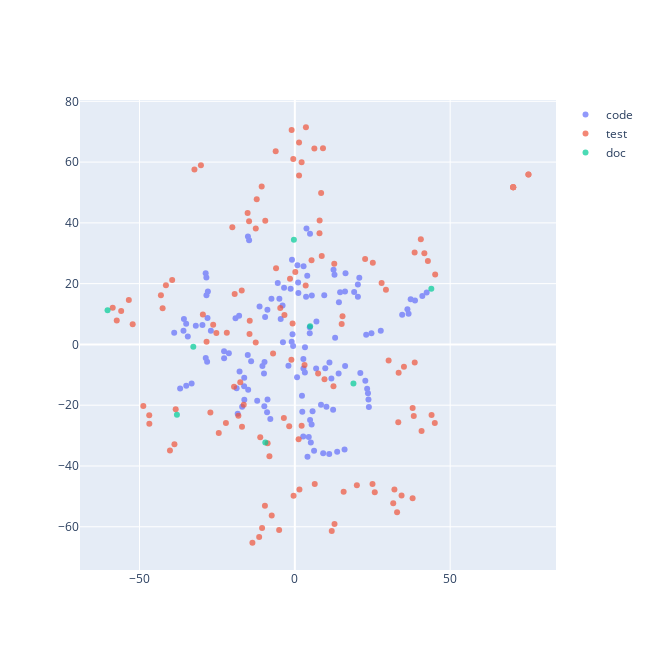

Source (notebook cell):
### Code cell
import plotly.express as px
import plotly.graph_objects as go
from sklearn.manifold import TSNE
import numpy as np

tsne_model = TSNE(
    n_components = 2,
    perplexity = 5,
    random_state = 42,
    init = "pca",
    learning_rate = "auto",
    # metric = "cosine"
)

code_emb_arr = np.array(dubbo_code_df["angle_code_vec"].to_list())
test_emb_arr = np.array(dubbo_test_df["angle_test_vec"].to_list())
doc_emb_arr = np.array(dubbo_doc_df["angle_doc_vec"].to_list())

code_tsne_embeddings = tsne_model.fit_transform(code_emb_arr)
test_tsne_embeddings = tsne_model.fit_transform(test_emb_arr)
doc_tsne_embeddings = tsne_model.fit_transform(doc_emb_arr)

angle_code_data = pd.DataFrame(
    {'x': code_tsne_embeddings[:, 0],
     'y': code_tsne_embeddings[:, 1]}
)

angle_test_data = pd.DataFrame(
    {'x': test_tsne_embeddings[:, 0],
     'y': test_tsne_embeddings[:, 1]}
)

angle_doc_data = pd.DataFrame(
    {'x': doc_tsne_embeddings[:, 0],
     'y': doc_tsne_embeddings[:, 1]}
)

dfs = {
    "code": angle_code_data,
    "test": angle_test_data,
    "doc": angle_doc_data
}

id_list = [dubbo_code_df['concept'].tolist(),
           dubbo_test_df['concept'].tolist(),
           dubbo_doc_df['concept'].tolist()]

fig = go.Figure()

for i, df in enumerate(dfs):
    fig = fig.add_trace(
        go.Scatter(
        x = dfs[df]['x'],
        y = dfs[df]['y'],
        name = df,
        text = id_list[i],
        showlegend = True,
        mode = 'markers',
        opacity = 0.7)
    )

fig.update_layout(
    width = 650,
    height = 650
)

fig.show()

### Figure 1 — Plotly figure (JSON) as saved in the notebook; plotly's stock layout.template omitted (floating-point values rounded to 4 significant figures)
{"data": [{"mode": "markers", "name": "code", "opacity": 0.7, "showlegend": true, "text": ["['merger', 'model', 'scope', 'aware', 'end', 'error', 'mergeable', 'map', 'match', 'concurrent']", "['match', 'value', 'bool', 'exact', 'weight', 'result', 'destination', 'traffic', 'policy', 'subset']", "['rule', 'mesh', 'listener', 'app', 'merger', 'map', 'merge', 'item', 'array', 'error']", "['rule', 'key', 'invoker', 'node', 'router', 'destination', 'service', 'map', 'virtual', 'output']", "['url', 'invoker', 'invocation', 'configurator', 'load', 'balance', 'spec', 'item', 'service', 'select']", "['map', 'match', 'invoker', 'destination', 'invocation', 'route', 'group', 'tag', 'context', 'rule']", "['router', 'url', 'state', 'invoker', 'bit', 'invocation', 'factory', 'snapshot', 'chain', 'rule']", "['bit', 'model', 'address', 'application', 'enable', 'service', 'iterator', 'key', 'hash', 'add']", "['invoker', 'cluster', 'invocation', 'directory', 'filter', 'url', 'rpc', 'chain', 'result', 'invoke']", "['map', 'extension', 'loader', 'property', 'msg', 'throwable', 'error', 'dynamic', 'aware', 'info']", "['model', 'method', 'scope', 'map', 'application', 'desc', 'parameter', 'framework', 'property', 'prefix']", "['thread', 'map', 'pool', 'qos', 'message', 'stream', 'listener', 'directory', 'watch', 'generic']", "['address', 'level', 'host', 'port', 'status', 'protocol', 'url', 'username', 'disposable', 'adapter']", "['integer', 'converter', 'path', 'stream', 'key', 'timeout', 'client', 'server', 'model', 'cert']", "['map', 'param', 'builder', 'bean', 'value', 'definition', 'parameter', 'key', 'method', 'url']", "['thread', 'registry', 'module', 'map', 'local', 'internal', 'reference', 'metadata', 'runnable', 'integer']", "['service', 'url', 'key', 'parameter', 'executor', 'model', 'method', 'value', 'map', 'protocol']", "['loader', 'java', 'descriptor', 'str', 'method', 'map', 'pattern', 'array', 'lock', 'value']", "['invocation', 'invoker', 'attachment', 'argument', 'method', 'rpc', 'map', 'type', 'key', 'parameter']", "['command', 'monitor', 'filter', 'context', 'input', 'configurator', 'servlet', 'merger', 'codec', 'telnet']", "['url', 'listener', 'registry', 'notify', 'factory', 'cache', 'register', 'subscribe', 'failback', 'compatible']", "['page', 'handler', 'service', 'servlet', 'http', 'request', 'model', 'response', 'writer', 'compatible']", "['rpc', 'address', 'context', 'remote', 'channel', 'message', 'local', 'socket', 'inet', 'throwable']", "['listener', 'notify', 'navigation', 'page', 'title', 'compatible', 'balance', 'application', 'load', 'url']", "['parameter', 'url', 'key', 'value', 'method', 'map', 'protocol', 'add', 'port', 'host']", "['future', 'response', 'unit', 'throwable', 'timeout', 'adapter', 'interrupt', 'execution', 'callback', 'completable']", "['application', 'model', 'module', 'context', 'event', 'service', 'bootstrap', 'state', 'aware', 'error']", "['builder', 'consumer', 'protocol', 'service', 'method', 'registry', 'integer', 'module', 'reference', 'bootstrap']", "['bean', 'definition', 'service', 'registry', 'context', 'factory', 'environment', 'init', 'spring', 'annotation']", "['builder', 'application', 'integer', 'provider', 'status', 'thread', 'registry', 'port', 'probe', 'qos']", "['bean', 'metadata', 'annotation', 'annotate', 'method', 'element', 'field', 'inject', 'service', 'property']", "['reference', 'bean', 'map', 'context', 'definition', 'parser', 'key', 'cache', 'element', 'application']", "['registry', 'property', 'center', 'value', 'metadata', 'report', 'validate', 'url', 'reference', 'application']", "['dynamic', 'factory', 'url', 'zookeeper', 'application', 'model', 'create', 'transporter', 'nacos', 'apollo']", "['nacos', 'listener', 'group', 'key', 'service', 'property', 'url', 'timeout', 'map', 'publish']", "['listener', 'key', 'path', 'group', 'apollo', 'zookeeper', 'change', 'dynamic', 'remove', 'cache']", "['apollo', 'listener', 'key', 'change', 'group', 'url', 'property', 'application', 'aware', 'dynamic']", "['nacos', 'service', 'group', 'content', 'listener', 'symbol', 'publish', 'cas', 'timeout', 'innerclass']", "['listener', 'key', 'property', 'url', 'nacos', 'group', 'change', 'service', 'timeout', 'apollo']", "['container', 'spring', 'error', 'extension', 'aware', 'lock', 'loader', 'classpath', 'context', 'condition']", "['container', 'error', 'spring', 'aware', 'loader', 'lock', 'reentrant', 'context', 'extension', 'classpath']", "['container', 'loader', 'lock', 'extension', 'aware', 'error', 'key', 'reentrant', 'condition', 'hook']", "['extension', 'lock', 'loader', 'condition', 'error', 'aware', 'reentrant', 'key', 'container', 'shutdown']", "['spring', 'context', 'aware', 'error', 'container', 'xml', 'application', 'path', 'classpath', 'extension']", "['method', 'parameter', 'validator', 'clazz', 'value', 'pool', 'validate', 'error', 'violation', 'aware']", "['validator', 'url', 'validation', 'create', 'map', 'concurrent', 'hash', 'lru', 'lfu', 'cache']", "['expire', 'time', 'map', 'live', 'interval', 'expiration', 'key', 'thread', 'value', 'access']", "['cache', 'url', 'factory', 'value', 'key', 'create', 'store', 'put', 'map', 'local']", "['invocation', 'validation', 'invoker', 'filter', 'result', 'rpc', 'invoke', 'uid', 'wrapper', 'present']", "['service', 'map', 'instance', 'listener', 'app', 'hash', 'concurrent', 'endpoint', 'kubernetes', 'pod']", "['client', 'proxy', 'cert', 'key', 'timeout', 'https', 'watch', 'interval', 'username', 'password']", "['url', 'listener', 'registry', 'kubernetes', 'mesh', 'env', 'factory', 'create', 'discovery', 'service']", "['service', 'map', 'param', 'key', 'url', 'definition', 'info', 'protocol', 'metadata', 'processing']", "['metadata', 'report', 'factory', 'url', 'key', 'map', 'rest', 'storage', 'service', 'create']", "['service', 'method', 'rest', 'metadata', 'map', 'application', 'model', 'mapping', 'resolve', 'url']", "['annotation', 'parameter', 'value', 'map', 'processor', 'method', 'listener', 'request', 'header', 'mapping']", "['method', 'map', 'integer', 'definition', 'builder', 'request', 'body', 'prioritize', 'generate', 'metadata']", "['cache', 'manager', 'util', 'store', 'service', 'executor', 'map', 'error', 'aware', 'size']", "['element', 'service', 'process', 'environment', 'processing', 'method', 'env', 'rest', 'annotation', 'metadata']", "['model', 'processor', 'annotation', 'parameter', 'param', 'element', 'application', 'executable', 'comparator', 'initialize']", "['metadata', 'identifier', 'service', 'url', 'key', 'listener', 'subscriber', 'report', 'group', 'store']", "['metric', 'map', 'method', 'atomic', 'invocation', 'stat', 'application', 'supplier', 'description', 'handler']", "['pool', 'thread', 'registry', 'executor', 'meter', 'application', 'empty', 'metric', 'size', 'destroy']", "['invocation', 'metric', 'application', 'invoker', 'model', 'category', 'map', 'observation', 'tag', 'value']", "['context', 'key', 'observation', 'convention', 'value', 'client', 'server', 'remote', 'low', 'cardinality']", "['concurrent', 'map', 'metric', 'time', 'window', 'hash', 'method', 'event', 'counter', 'request']", "['invocation', 'invoker', 'observation', 'model', 'filter', 'application', 'result', 'response', 'convention', 'registry']", "['metric', 'invocation', 'event', 'application', 'collector', 'request', 'collect', 'listener', 'execute', 'thread']", "['reporter', 'metric', 'application', 'model', 'factory', 'url', 'prometheus', 'create', 'exporter', 'service']", "['category', 'metric', 'tag', 'map', 'entity', 'sample', 'service', 'value', 'application', 'model']", "['invocation', 'invoker', 'monitor', 'result', 'factory', 'error', 'filter', 'host', 'concurrent', 'remote']", "['monitor', 'url', 'service', 'factory', 'statistic', 'protocol', 'proxy', 'invoker', 'method', 'client']", "['monitor', 'url', 'factory', 'map', 'executor', 'future', 'lock', 'hash', 'reentrant', 'concurrent']", "['monitor', 'service', 'constant', 'factory', 'metric', 'url', 'filter', 'detector', 'invoker', 'builtin']", "['metric', 'invocation', 'invoker', 'model', 'extension', 'accessor', 'application', 'result', 'aware', 'service']", "['max', 'concurrent', 'output', 'input', 'elapse', 'success', 'failure', 'item', 'statistic', 'invoker']", "['service', 'monitor', 'detector', 'metric', 'builtin', 'node', 'application', 'aware', 'model', 'url']", "['framework', 'model', 'serialize', 'probe', 'status', 'allow', 'readiness', 'util', 'notify', 'deployer']", "['command', 'context', 'http', 'aware', 'error', 'execute', 'node', 'executor', 'request', 'channel']", "['key', 'method', 'telnet', 'access', 'channel', 'attribute', 'handler', 'message', 'side', 'provider']", "['model', 'application', 'protocol', 'framework', 'qos', 'url', 'invoker', 'help', 'consumer', 'scope']", "['handler', 'invoker', 'one', 'many', 'response', 'observer', 'stream', 'method', 'request', 'mono']", "['border', 'invocation', 'column', 'define', 'filter', 'model', 'framework', 'url', 'state', 'invoker']", "['framework', 'model', 'command', 'context', 'snapshot', 'router', 'execute', 'triple', 'detector', 'reactor']", "['permission', 'foreign', 'level', 'accept', 'anonymous', 'access', 'whitelist', 'builder', 'welcome', 'qos']", "['url', 'invoker', 'listener', 'registry', 'cluster', 'protocol', 'map', 'service', 'exporter', 'provider']", "['timeout', 'url', 'retry', 'registry', 'task', 'cancel', 'failback', 'times', 'error', 'aware']", "['url', 'registry', 'listener', 'notify', 'factory', 'task', 'fail', 'map', 'retry', 'concurrent']", "['service', 'instance', 'metadata', 'discovery', 'listener', 'change', 'url', 'event', 'info', 'map']", "['service', 'key', 'url', 'protocol', 'instance', 'model', 'param', 'address', 'map', 'parameter']", "['url', 'listener', 'notify', 'map', 'concurrent', 'service', 'instance', 'registry', 'nacos', 'path']", "['migration', 'rule', 'step', 'url', 'model', 'consumer', 'threshold', 'delay', 'map', 'integer']", "['url', 'listener', 'service', 'registry', 'nacos', 'map', 'notify', 'model', 'aware', 'error']", "['dispatcher', 'map', 'repli', 'channel', 'serialization', 'url', 'executor', 'service', 'response', 'hash']", "['buffer', 'channel', 'byte', 'length', 'src', 'dst', 'factory', 'read', 'write', 'output']", "['context', 'ssl', 'ctx', 'event', 'operator', 'tls', 'buf', 'request', 'server', 'throwable']", "['channel', 'server', 'address', 'close', 'timeout', 'remote', 'send', 'timer', 'exchange', 'inet']", "['channel', 'handler', 'url', 'remote', 'address', 'netty', 'server', 'message', 'client', 'connect']", "['listener', 'path', 'zookeeper', 'channel', 'create', 'curator', 'client', 'state', 'target', 'child']", "['connection', 'request', 'future', 'attribute', 'key', 'client', 'executor', 'manager', 'model', 'append']", "['servlet', 'context', 'http', 'handler', 'port', 'instance', 'map', 'manager', 'integer', 'add']", "['http', 'model', 'message', 'server', 'url', 'handler', 'framework', 'aware', 'multi', 'error']", "['call', 'stream', 'channel', 'method', 'message', 'status', 'header', 'server', 'queue', 'command']", "['invoker', 'invocation', 'url', 'proxy', 'channel', 'rpc', 'error', 'protocol', 'result', 'aware']", "['future', 'context', 'completable', 'request', 'atomic', 'filter', 'time', 'output', 'response', 'key']", "['attachment', 'context', 'map', 'rpc', 'service', 'key', 'value', 'invocation', 'invoker', 'url']", "['status', 'handler', 'rpc', 'url', 'timeout', 'channel', 'pack', 'method', 'tri', 'response']", "['listener', 'exporter', 'context', 'cancellation', 'executor', 'invoker', 'executable', 'aware', 'consumer', 'error']", "['stream', 'client', 'url', 'server', 'protocol', 'remote', 'request', 'handler', 'service', 'channel']", "['header', 'executor', 'support', 'model', 'filter', 'application', 'isolation', 'compressor', 'url', 'aware']", "['application', 'event', 'environment', 'listener', 'prepare', 'atomic', 'process', 'logo', 'welcome', 'property']", "['map', 'property', 'metadata', 'environment', 'bean', 'application', 'protocol', 'registry', 'reference', 'consumer']", "['endpoint', 'condition', 'compatible', 'enable', 'context', 'error', 'aware', 'metadata', 'match', 'annotate']", "['metric', 'registry', 'meter', 'application', 'event', 'binder', 'start', 'bean', 'auto', 'listener']", "['metadata', 'map', 'endpoint', 'configs', 'health', 'indicator', 'name', 'status', 'checker', 'resolve']", "['status', 'default', 'extras', 'hash', 'link', 'indicator', 'propertie', 'health', 'load', 'memory']", "['application', 'context', 'event', 'bean', 'listener', 'definition', 'web', 'await', 'configurable', 'registry']", "['bean', 'service', 'processor', 'annotation', 'auto', 'qualifier', 'package', 'disposable', 'destroy', 'priority']", "['resource', 'map', 'service', 'lock', 'result', 'domain', 'listener', 'route', 'consumer', 'delta']", "['name', 'route', 'registry', 'url', 'listener', 'factory', 'map', 'result', 'hash', 'create']", "['model', 'url', 'range', 'value', 'match', 'listener', 'suffix', 'exact', 'present', 'prefix']", "['route', 'listener', 'rule', 'map', 'xds', 'endpoint', 'manager', 'match', 'rds', 'concurrent']", "['key', 'istio', 'path', 'secret', 'jwt', 'cluster', 'domain', 'grace', 'trust', 'workload']", "['consumer', 'observe', 'map', 'result', 'endpoint', 'protocol', 'domain', 'rd', 'pilot', 'exchanger']", "['endpoint', 'cluster', 'server', 'weight', 'info', 'node', 'provider', 'invoker', 'bootstrap', 'resource']", "['discovery', 'observer', 'response', 'request', 'ad', 'protocol', 'error', 'url', 'aware', 'delta']", "['key', 'cert', 'istio', 'matcher', 'certificate', 'env', 'generate', 'pair', 'path', 'header']"], "type": "scatter", "x": [-14.72, 23.84, -15.1, 23.54, 3.234, 23.7, 23.28, -5.496, -21.24, 41.04, 16.18, 2.298, -36.92, -27.99, 19.1, 14.19, -4.977, 42.43, -28.23, 12.97, -0.5503, 3.748, -29.74, 4.075, -34.95, -19.09, 27.67, 24.66, 12.46, 22.97, 12.77, 16.16, 9.469, 13.62, 4.48, 9.118, 6.191, 2.706, 5.145, 36.24, 36.62, 38.68, 37.29, 34.55, 6.95, 4.81, -18.39, 4.803, -22.76, 2.401, -28.44, 2.749, -1.347, 5.472, 1.065, 20.3, 20.3, -4.547, 3.999, 20.75, 3.618, -16.26, -8.792, -16.32, -27.02, -16.96, -16.28, -12.11, 16.01, -18.73, -14.07, -9.76, -0.7403, -10.43, -15.02, -15.15, -9.931, 21.08, -9.562, -35.7, 9.796, -17.79, 11.14, 22.69, 6.852, 2.771, -3.823, -1.012, 1.143, -3.461, 4.909, 11.76, 5.409, -8.82, -11.35, -28.1, -31.87, -34.97, 11.07, -7.526, -33.22, 4.886, -38.83, -22.78, -17.93, -28.67, -34.45, -2.053, -35.84, -3.953, -7.891, 14.57, 2.812, -9.825, 0.8363, -0.9141, -8.931, 16.32, 5.702, 3.271, 14.09, 8.425, -28.7, 10.17, 0.714, 12.33, -28.48], "y": [34.26, -20.63, 35.48, -16.09, -9.246, -18.16, -14.58, 20.21, -2.881, 15.9, -7.096, -16.89, -14.54, 17.38, 17.28, 13.84, 15.03, 17.09, -5.687, 2.174, -0.5515, 38.18, 6.36, -36.97, -13.61, 8.621, 4.477, 3.706, 24.58, 3.141, 22.94, 17.41, 16.21, -35.3, -30.48, -35.81, -35.0, -30.27, -32.29, 11.54, 10.11, 14.48, 14.83, 9.741, 7.545, 5.618, -22.81, 3.677, -4.573, -22.14, 16.16, -4.783, 18.34, 16.07, 20.4, 19.74, 15.67, 8.334, 22.62, 21.98, 15.68, -18.25, -18.14, -13.76, 4.476, -20.55, -10.95, -18.53, -34.59, -14.41, -5.507, -5.827, 3.317, -7.083, -14.91, -3.478, -9.598, -9.368, 9.021, 8.367, -7.885, -8.888, -5.961, -11.94, -7.908, -7.887, 0.7186, 0.8827, 16.93, 18.61, -24.89, -11.22, -26.34, 11.4, 12.44, 8.708, 6.139, 6.839, -36.04, 15.0, -12.89, 36.39, 3.825, -2.211, 9.428, -4.473, 2.617, -6.998, 4.456, 12.78, -24.53, 17.17, 25.76, -20.32, 26.06, 27.86, -22.28, 23.4, -21.99, -0.9463, -9.595, -19.82, 23.4, -20.52, -10.83, -21.54, 22.04]}, {"mode": "markers", "name": "test", "opacity": 0.7, "showlegend": true, "text": ["['invoker', 'hello', 'menu', 'service', 'load', 'balance', 'user', 'map', 'weight', 'mock']", "['invoker', 'invocation', 'url', 'cluster', 'mock', 'result', 'directory', 'rpc', 'balance', 'invoke']", "['attachment', 'value', 'key', 'invoker', 'sticky', 'invoke', 'integer', 'service', 'retry', 'field']", "['url', 'model', 'merge', 'merger', 'module', 'router', 'provider', 'factory', 'init', 'script']", "['match', 'configurator', 'mock', 'bool', 'join', 'absent', 'message', 'runtime', 'uid', 'request']", "['rule', 'service', 'app', 'demo', 'map', 'suffix', 'clear', 'change', 'api', 'url']", "['address', 'country', 'phone', 'full', 'size', 'number', 'city', 'title', 'province', 'extension']", "['url', 'activate', 'echo', 'thread', 'add', 'event', 'pool', 'wrapper', 'adaptive', 'exhaust']", "['demo', 'service', 'mock', 'key', 'value', 'generic', 'hello', 'impl', 'group', 'cache']", "['model', 'scope', 'framework', 'module', 'application', 'destroy', 'property', 'method', 'bean', 'foo']", "['converter', 'person', 'init', 'task', 'status', 'multi', 'error', 'info', 'latch', 'value']", "['url', 'ext', 'atomic', 'integer', 'echo', 'wrap', 'status', 'executor', 'count', 'adaptive']", "['inner', 'age', 'map', 'child', 'util', 'parent', 'url', 'hash', 'email', 'result']", "['simple', 'value', 'ext', 'age', 'url', 'one', 'serializable', 'obj', 'person', 'hash']", "['provider', 'foo', 'service', 'framework', 'app', 'module', 'player', 'bitrate', 'url', 'copyright']", "['consumer', 'service', 'argument', 'application', 'provider', 'registry', 'protocol', 'extension', 'invoker', 'rpc']", "['url', 'invoker', 'invocation', 'router', 'cache', 'rpc', 'legacy', 'route', 'invokers', 'factory']", "['key', 'attachment', 'invoker', 'value', 'service', 'map', 'invocation', 'invoke', 'model', 'put']", "['inner', 'input', 'map', 'array', 'registry', 'application', 'output', 'stream', 'serialization', 'protocol']", "['read', 'write', 'input', 'output', 'extension', 'stream', 'argument', 'custom', 'find', 'byte']", "['person', 'complex', 'age', 'service', 'demo', 'method', 'impl', 'size', 'enumlength', 'uid']", "['context', 'argument', 'rpc', 'registry', 'provider', 'extension', 'application', 'service', 'module', 'protocol']", "['service', 'echo', 'demo', 'read', 'input', 'find', 'extension', 'cls', 'reader', 'stream']", "['invoker', 'key', 'attachment', 'service', 'map', 'invoke', 'value', 'attribute', 'parameter', 'cache']", "['box', 'service', 'demo', 'user', 'say', 'impl', 'prefix', 'status', 'checker', 'context']", "['invoker', 'mock', 'url', 'rpc', 'protocol', 'executor', 'proxy', 'port', 'dao', 'balance']", "['invocation', 'model', 'invoker', 'error', 'thread', 'response', 'application', 'bootstrap', 'module', 'filter']", "['url', 'listener', 'map', 'method', 'service', 'notify', 'registry', 'concurrent', 'key', 'register']", "['registry', 'service', 'center', 'export', 'listener', 'single', 'provider', 'exporter', 'multiple', 'protocol']", "['service', 'hello', 'demo', 'bean', 'application', 'context', 'reference', 'builder', 'impl', 'generic']", "['factory', 'loader', 'reference', 'service', 'bean', 'request', 'processor', 'property', 'find', 'multi']", "['consumer', 'bootstrap', 'service', 'module', 'spring', 'channel', 'manager', 'model', 'boot', 'zookeeper']", "['namespace', 'map', 'context', 'mock', 'property', 'service', 'extension', 'callback', 'key', 'apollo']", "['key', 'value', 'latch', 'count', 'map', 'listener', 'nacos', 'dynamic', 'session', 'event']", "['zookeeper', 'listener', 'map', 'url', 'count', 'dynamic', 'latch', 'mock', 'server', 'value']", "['map', 'namespace', 'property', 'service', 'extension', 'mock', 'context', 'locator', 'key', 'error']", "['server', 'status', 'timeout', 'retry', 'group', 'nacos', 'namespace', 'map', 'mock', 'property']", "['apollo', 'key', 'put', 'value', 'embed', 'dynamic', 'url', 'mock', 'namespace', 'event']", "['group', 'nacos', 'listener', 'publish', 'cas', 'content', 'remove', 'timeout', 'service', 'shut']", "['spring', 'container']", "['spring', 'container']", "['container', 'spring']", "['spring', 'container']", "['container', 'spring']", "['spring', 'container']", "['cache', 'factory', 'invoker', 'mock', 'filter', 'invocation', 'method', 'construct', 'rpc', 'non']", "['cache', 'expire', 'factory', 'url', 'construct', 'validator', 'validation', 'parameter', 'target', 'mock']", "['validation', 'mock', 'filter', 'validator', 'rpc', 'invocation', 'invoker', 'cache', 'factory', 'parameter']", "['parameter', 'validation', 'validator', 'target', 'mock', 'filter', 'rpc', 'invoker', 'invocation', 'cache']", "['service', 'kubernetes', 'server', 'mock', 'discovery', 'change', 'listener', 'instance', 'client', 'url']", "['service', 'kubernetes', 'mock', 'discovery', 'server', 'url', 'selector', 'pod', 'change', 'namespaced']", "['service', 'server', 'kubernetes', 'mock', 'discovery', 'map', 'selector', 'pod', 'change', 'namespaced']", "['service', 'mock', 'discovery', 'server', 'kubernetes', 'map', 'pod', 'namespaced', 'change', 'destroy']", "['service', 'server', 'kubernetes', 'discovery', 'mock', 'url', 'client', 'namespaced', 'instance', 'listener']", "['service', 'server', 'mock', 'kubernetes', 'listener', 'map', 'pod', 'namespaced', 'change', 'destroy']", "['service', 'discovery', 'server', 'kubernetes', 'listener', 'pod', 'map', 'selector', 'change', 'namespaced']", "['redis', 'metadata', 'report', 'store', 'info', 'find', 'interceptor', 'group', 'identifi', 'consumer']", "['service', 'url', 'listener', 'mapping', 'mock', 'nacos', 'group', 'application', 'map', 'model']", "['integer', 'big', 'compiler', 'str', 'java', 'directory', 'source', 'decimal', 'processor', 'time']", "['element', 'field', 'variable', 'class', 'compile', 'builder', 'annotation', 'add', 'model', 'definition']", "['param', 'user', 'model', 'service', 'rest', 'request', 'map', 'body', 'header', 'form']", "['method', 'annotation', 'invocation', 'processor', 'processing', 'context', 'source', 'round', 'environment', 'process']", "['metadata', 'identifier', 'report', 'service', 'url', 'subscriber', 'consumer', 'store', 'listener', 'map']", "['class', 'builder', 'compile', 'definition', 'type', 'add', 'annotation', 'processing', 'server', 'status']", "['builder', 'google', 'phone', 'number', 'map', 'field', 'request', 'parse', 'byte', 'response']", "['observation', 'filter', 'tracer', 'url', 'invocation', 'runner', 'consumer', 'sample', 'destroy', 'receiver']", "['window', 'time', 'quantile', 'counter', 'metric', 'category', 'unit', 'description', 'map', 'sample']", "['key', 'attachment', 'value', 'service', 'model', 'map', 'absent', 'invocation', 'invoker', 'mock']", "['metric', 'model', 'application', 'event', 'invocation', 'method', 'collector', 'setup', 'group', 'rpc']", "['metric', 'category', 'tag', 'setup', 'map', 'supplier', 'unit', 'description', 'sample', 'gauge']", "['request', 'init', 'param', 'teardown', 'event', 'metric', 'time', 'invocation', 'model', 'setup']", "['reporter', 'prometheus', 'metric', 'factory', 'attachment', 'key', 'service', 'value', 'model', 'framework']", "['factory', 'monitor', 'proxy', 'statistic', 'service', 'url', 'demo', 'invoker', 'response', 'invoke']", "['response', 'app', 'builder', 'attachment', 'result', 'map', 'throwable', 'create', 'build', 'invoker']", "['url', 'monitor', 'service', 'invoker', 'factory', 'invocation', 'statistics', 'available', 'destroy', 'collect']", "['invoker', 'service', 'demo', 'url', 'metric', 'invoke', 'function', 'consumer', 'port', 'response']", "['framework', 'model', 'register', 'provider', 'repository', 'module', 'state', 'url', 'user', 'custom']", "['command', 'context', 'mock', 'attribute', 'map', 'channel', 'telnet', 'invoker', 'method', 'service']", "['url', 'model', 'framework', 'util', 'reset', 'exporter', 'export', 'refer', 'instance', 'metadata']", "['channel', 'promise', 'future', 'address', 'listener', 'socket', 'remote', 'throwable', 'cause', 'timeout']", "['handler', 'telnet', 'mock', 'invoker', 'protocol', 'url', 'channel', 'wrapper', 'tri', 'change']", "['channel', 'url', 'remote', 'handler', 'attribute', 'mock', 'send', 'address', 'key', 'close']", "['person', 'map', 'serialize', 'non', 'service', 'value', 'demo', 'liveness', 'probe', 'integer']", "['age', 'qos', 'process', 'handler', 'uid', 'serializable', 'man', 'wire', 'protocol', 'util']", "['service', 'demo', 'repository', 'framework', 'model', 'module', 'invoke', 'parameter', 'generic', 'impl']", "['registry', 'protocol', 'url', 'integer', 'refer', 'atomic', 'invoker', 'listener', 'counter', 'exporter']", "['url', 'registry', 'factory', 'zookeeper', 'listener', 'service', 'notify', 'subscribe', 'mock', 'register']", "['notification', 'multiple', 'instance', 'metadata', 'service', 'revision', 'subscribe', 'listener', 'failure', 'invocation']", "['migration', 'rule', 'event', 'curator', 'framework', 'handler', 'invoker', 'url', 'path', 'key']", "['nacos', 'instance', 'service', 'group', 'subscribe', 'healthy', 'listener', 'select', 'server', 'msg']", "['service', 'discovery', 'instance', 'url', 'mock', 'listener', 'registry', 'event', 'change', 'mapping']", "['metadata', 'report', 'builder', 'service', 'url', 'mapping', 'invocation', 'application', 'map', 'model']", "['instance', 'service', 'param', 'metadata', 'nacos', 'exclude', 'create', 'naming', 'group', 'include']", "['url', 'timer', 'mock', 'task', 'channel', 'close', 'header', 'serialization', 'magic', 'reconnect']", "['channel', 'decode', 'output', 'input', 'encode', 'buffer', 'request', 'stream', 'codec', 'message']", "['channel', 'exchange', 'remote', 'server', 'handler', 'message', 'world', 'client', 'reply', 'port']", "['path', 'service', 'update', 'create', 'tolerant', 'zookeeper', 'fault', 'client', 'provider', 'persistent']", "['channel', 'client', 'remote', 'zookeeper', 'server', 'url', 'handler', 'connection', 'transporter', 'latch']", "['performance', 'aware', 'error', 'telnet', 'client', 'handler', 'result', 'mock', 'serializable', 'fix']", "['channel', 'buffer', 'handler', 'url', 'remote', 'send', 'close', 'address', 'attribute', 'key']", "['http', 'response', 'request', 'servlet', 'hello', 'serializable', 'uid', 'parameter', 'desc', 'type']", "['extension', 'loader', 'proxy', 'protocol', 'age', 'find', 'factory', 'adaptive', 'path', 'block']", "['service', 'demo', 'callback', 'hello', 'url', 'msg', 'yyy', 'impl', 'stub', 'say']", "['invocation', 'filter', 'rpc', 'url', 'invoker', 'attachment', 'context', 'tps', 'limiter', 'latch']", "['channel', 'remote', 'address', 'url', 'attribute', 'close', 'response', 'health', 'key', 'mock']", "['service', 'invoker', 'demo', 'reference', 'url', 'method', 'request', 'loader', 'result', 'argument']", "['channel', 'handler', 'integer', 'atomic', 'filter', 'telnet', 'msg', 'future', 'limit', 'completable']", "['service', 'demo', 'person', 'key', 'str', 'attachment', 'value', 'echo', 'map', 'size']", "['throwable', 'stream', 'observer', 'mock', 'latch', 'count', 'complete', 'next', 'error', 'message']", "['binder', 'environment', 'destroy', 'configurable', 'init', 'bean', 'relaxed', 'application', 'suite', 'endpoint']", "['application', 'map', 'module', 'registry', 'monitor', 'protocol', 'consumer', 'hash', 'link', 'provider']", "['annotation', 'service', 'context', 'processor', 'application', 'auto', 'bean', 'compatible', 'provider', 'without']", "['endpoint', 'metadata', 'service', 'rest', 'template', 'configs', 'shutdown', 'reference', 'property', 'demo']", "['application', 'environment', 'spring', 'processor', 'property', 'init', 'destroy', 'binder', 'instance', 'relaxed']", "['binder', 'environment', 'configurable', 'bean', 'suite', 'relaxed', 'destroy', 'init', 'metadata', 'template']", "['matcher', 'map', 'rule', 'route', 'observe', 'bootstrapper', 'path', 'change', 'resource', 'create']", "['bootstrapper', 'reader', 'create', 'raw', 'read', 'path', 'matcher', 'map', 'observe', 'rule']", "['map', 'listener', 'lds', 'request', 'discovery', 'consumer', 'resource', 'observe', 'build', 'name']", "['route', 'rd', 'rds', 'map', 'observe', 'resource', 'protocol', 'result', 'consumer', 'ad']", "['endpoint', 'change', 'point', 'end', 'cluster', 'eds', 'subscribe', 'rd', 'notify', 'unsubscribe']", "['matcher', 'route', 'map', 'rule', 'endpoint', 'change', 'regex', 'bootstrapper', 'path', 'rds']", "['endpoint', 'cluster', 'end', 'change', 'point', 'eds', 'manager', 'rule', 'unsubscribe', 'notify']", "['rule', 'route', 'app', 'xds', 'manager', 'change', 'listener', 'rds', 'parse', 'invoker']", "['map', 'resource', 'observe', 'matcher', 'result', 'consumer', 'protocol', 'node', 'ad', 'mock']"], "type": "scatter", "x": [-6.049, -17.09, -9.517, -7.008, -29.61, -5.051, -6.161, -40.19, 30.19, 40.56, 8.466, -38.75, 9.061, 6.284, 3.5, -19.57, -12.59, -14.73, -24.48, -46.86, 1.355, -17.56, -46.83, -12.57, 7.977, -19.37, -14.51, -17.01, -16.45, 8.659, 12.69, 1.217, 35.12, 33.3, -8.756, 33.42, 37.92, 38.59, 45.05, 70.28, 70.28, 75.2, 70.28, 75.2, 70.28, -21.89, -28.41, -25.26, -26.28, 25.0, 32.06, 34.36, 31.67, 25.73, 32.91, 37.91, 12.44, 38.28, -38.35, 29.33, 1.355, 25.1, 9.549, 27.93, -10.67, -0.7213, -32.31, -15.2, 15.08, -30.23, 15.35, -20.12, -4.689, -12.27, -3.343, -1.544, -1.111, -39.48, 3.124, -52.19, -41.49, -55.9, 2.179, -1.026, 5.378, -18.16, -11.13, 15.72, -9.624, 44.01, 19.97, 7.496, 40.79, -53.43, -48.77, -3.534, 2.194, -1.814, -43.11, -57.32, 3.573, -27.18, 7.936, -14.58, -58.62, 0.1483, -42.56, -0.5008, -8.18, 41.69, -22.18, 22.63, 45.17, 38.57, 42.83, -11.48, -13.65, 6.407, -0.4012, 12.77, -10.54, 11.88, -7.438, 1.484], "y": [25.02, 17.74, 40.68, -3.003, 9.818, -61.11, 63.54, -34.89, -5.262, 34.61, 49.86, -32.82, 64.53, 64.48, 19.4, -13.92, 0.6561, 40.56, -29.11, -23.33, 66.45, -12.45, -26.14, 38.13, 40.77, 16.58, 7.782, -27.13, -19.9, 29.09, 26.55, -31.18, -7.36, -25.6, -32.54, -9.307, -20.93, -5.947, -25.83, 51.72, 51.72, 55.93, 51.72, 55.93, 51.72, 3.826, 0.8522, 3.796, 6.47, -45.95, -47.73, -49.72, -52.3, -48.65, -55.23, -50.6, -13.74, -23.6, -21.34, 17.99, 55.61, 26.84, -11.5, 20.22, 51.97, 6.854, 57.59, 43.26, 6.746, 58.94, 9.242, 38.51, 11.97, 47.75, 9.711, 21.62, -5.083, 21.2, -6.794, 6.605, 19.48, 10.99, 59.94, 70.57, 27.65, -23.47, -30.58, -48.48, -53.12, -23.21, -46.32, -9.533, -28.51, 14.59, -20.24, -24.23, -26.79, -26.96, 16.18, 7.837, 71.46, -22.41, 36.55, 3.401, 12.03, 23.8, 11.87, 60.98, -36.8, 30.02, -25.86, 28.08, 23.0, 30.26, 27.42, -63.39, -65.27, -45.93, -49.77, -59.11, -60.42, -61.42, -56.31, -47.78]}, {"mode": "markers", "name": "doc", "opacity": 0.7, "showlegend": true, "text": ["['service', 'see', 'issue', 'sample', 'project', 'github', 'contribute', 'list', 'build', 'guide']", "['contribute', 'issue', 'sample', 'project', 'service', 'see', 'admin', 'build', 'list', 'report']", "['issue', 'service', 'project', 'list', 'see', 'github', 'report', 'sample', 'contribute', 'follow']", "['service', 'see', 'project', 'build', 'github', 'sample', 'issue', 'admin', 'follow', 'list']", "['see', 'issue', 'sample', 'service', 'contribute', 'guide', 'github', 'project', 'list', 'report']", "['service', 'sample', 'see', 'issue', 'please', 'project', 'github', 'contribute', 'report', 'list']", "['service', 'issue', 'contribute', 'see', 'github', 'project', 'report', 'sample', 'build', 'guide']", "['service', 'see', 'issue', 'contribute', 'sample', 'github', 'project', 'guide', 'admin', 'build']"], "type": "scatter", "x": [-37.95, 43.94, -0.3045, -60.28, 4.928, 18.87, -9.499, -32.68], "y": [-23.15, 18.3, 34.41, 11.23, 6.002, -12.86, -32.26, -0.7568]}], "layout": {"height": 650, "width": 650}}
